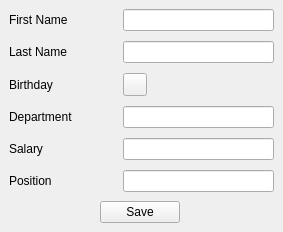
<?xml version="1.0" encoding="UTF-8"?>
<ui version="4.0">
 <class>MainWindow</class>
 <widget class="QMainWindow" name="MainWindow">
  <property name="geometry">
   <rect>
    <x>0</x>
    <y>0</y>
    <width>283</width>
    <height>232</height>
   </rect>
  </property>
  <property name="windowTitle">
   <string>MainWindow</string>
  </property>
  <widget class="QWidget" name="centralwidget">
   <layout class="QGridLayout" name="gridLayout">
    <item row="0" column="0" colspan="3">
     <layout class="QFormLayout" name="formLayout">
      <property name="horizontalSpacing">
       <number>50</number>
      </property>
      <property name="verticalSpacing">
       <number>10</number>
      </property>
      <item row="0" column="0">
       <widget class="QLabel" name="firstNameLabel">
        <property name="text">
         <string>First Name</string>
        </property>
       </widget>
      </item>
      <item row="0" column="1">
       <widget class="QLineEdit" name="firstNameLineEdit"/>
      </item>
      <item row="1" column="0">
       <widget class="QLabel" name="lastNameLabel">
        <property name="text">
         <string>Last Name</string>
        </property>
       </widget>
      </item>
      <item row="1" column="1">
       <widget class="QLineEdit" name="lastNameLineEdit"/>
      </item>
      <item row="2" column="0">
       <widget class="QLabel" name="birthdayLabel">
        <property name="text">
         <string>Birthday</string>
        </property>
       </widget>
      </item>
      <item row="2" column="1">
       <widget class="QToolButton" name="toolButton">
        <property name="text">
         <string/>
        </property>
       </widget>
      </item>
      <item row="3" column="0">
       <widget class="QLabel" name="departmentLabel">
        <property name="text">
         <string>Department</string>
        </property>
       </widget>
      </item>
      <item row="3" column="1">
       <widget class="QLineEdit" name="deparmentLineEdit"/>
      </item>
      <item row="4" column="0">
       <widget class="QLabel" name="salaryLabel">
        <property name="text">
         <string>Salary</string>
        </property>
       </widget>
      </item>
      <item row="4" column="1">
       <widget class="QLineEdit" name="salaryLineEdit"/>
      </item>
      <item row="5" column="0">
       <widget class="QLabel" name="positionLabel">
        <property name="text">
         <string>Position</string>
        </property>
       </widget>
      </item>
      <item row="5" column="1">
       <widget class="QLineEdit" name="positionLineEdit"/>
      </item>
     </layout>
    </item>
    <item row="1" column="0">
     <spacer name="horizontalSpacer">
      <property name="orientation">
       <enum>Qt::Horizontal</enum>
      </property>
      <property name="sizeHint" stdset="0">
       <size>
        <width>84</width>
        <height>20</height>
       </size>
      </property>
     </spacer>
    </item>
    <item row="1" column="1">
     <widget class="QPushButton" name="pushButton">
      <property name="text">
       <string>Save</string>
      </property>
     </widget>
    </item>
    <item row="1" column="2">
     <spacer name="horizontalSpacer_2">
      <property name="orientation">
       <enum>Qt::Horizontal</enum>
      </property>
      <property name="sizeHint" stdset="0">
       <size>
        <width>88</width>
        <height>20</height>
       </size>
      </property>
     </spacer>
    </item>
   </layout>
  </widget>
 </widget>
 <resources/>
 <connections/>
</ui>
